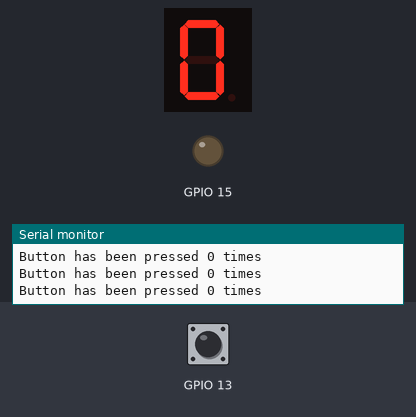
Bench run of a sketch on a simulated ESP32. Shown: 1-digit seven-segment display, output pins drawn as LEDs (lit = HIGH), the last lines printed to the serial monitor. Wiring (inferred from the names in the program): 1-digit 7-segment display, segments lit when HIGH: segments GPIO 22, GPIO 21, GPIO 2, GPIO 4, GPIO 5, GPIO 19, GPIO 18. Inputs (shaded band) come from the test bench; at power-on: GPIO 13 HIGH. The segment pins are drawn as the display they are named for; pins used as bus, display or sensor lines are not drawn.

Above: at 1.2 s.
1.3 s: GPIO 13 pulled LOW for 0.15 s
At 1.8 s:
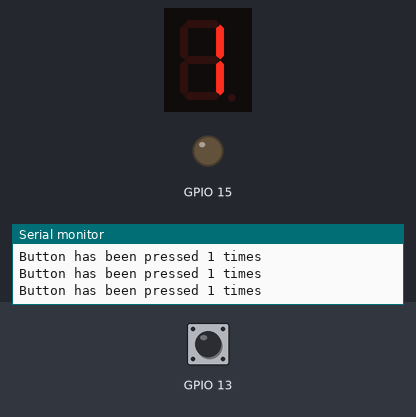
2.9 s: GPIO 13 pulled LOW for 1 s
At 3.7 s:
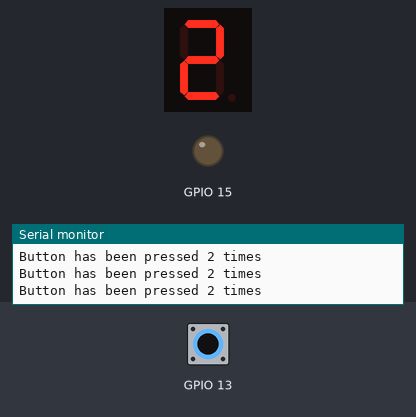
5.4 s: GPIO 13 pulled LOW for 0.15 s
At 6.2 s:
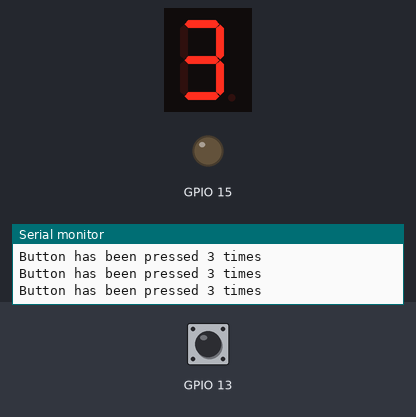
7.0 s: GPIO 13 pulled LOW for 1 s
At 8.6 s:
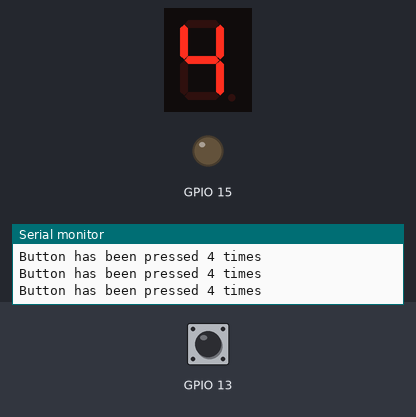
Timing chart, 0 to 10.1 s (numbered marks = the images above; inputs shaded):
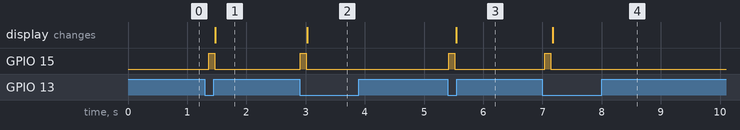

The sketch:

push_btn.ino
```cpp
//PUSH BUTTON
int a=22;
int b=21;
int c=2;
int d=4;
int e=5;
int f=19;
int g=18;

struct Button {
    const uint8_t PIN;
    uint32_t numberKeyPresses;
    bool pressed;
};

Button button1 = {13, 0, false};

//variables to keep track of the timing of recent interrupts
unsigned long button_time = 0;
unsigned long last_button_time = 0;

void IRAM_ATTR isr() {
  button_time = millis();
  if (button_time - last_button_time > 250){
    button1.numberKeyPresses++;
    button1.pressed = true;
    last_button_time = button_time;
  }
}

void setup() {
  Serial.begin(115200);
  pinMode(button1.PIN, INPUT_PULLUP);
  pinMode(15, OUTPUT);
  attachInterrupt(button1.PIN, isr, FALLING);
  pinMode(a, OUTPUT);
  pinMode(b, OUTPUT);
  pinMode(c, OUTPUT);
  pinMode(d, OUTPUT);
  pinMode(e, OUTPUT);
  pinMode(f, OUTPUT);
  pinMode(g, OUTPUT);
}

void loop() {
  if (button1.pressed) {
      digitalWrite(15, HIGH);
      Serial.printf("Button has been pressed %u times\n", button1.numberKeyPresses);
      delay(100);
      digitalWrite(15, LOW);
      button1.pressed = false;
  }
  Serial.printf("Button has been pressed %u times\n", button1.numberKeyPresses);
  if (button1.numberKeyPresses == 0){
      // for 0
    digitalWrite(a,1);
    digitalWrite(b,1);
    digitalWrite(c,1);
    digitalWrite(d,1);
    digitalWrite(e,1);
    digitalWrite(f,1);
    digitalWrite(g,0);
  }

  delay(8);

  if(button1.numberKeyPresses == 1){

    digitalWrite(a,0);
    digitalWrite(b,1);
    digitalWrite(c,1);
    digitalWrite(d,0);
    digitalWrite(e,0);
    digitalWrite(f,0);
    digitalWrite(g,0);
  }

 delay(8);

 if(button1.numberKeyPresses == 2){

    digitalWrite(a,1);
    digitalWrite(b,1);
    digitalWrite(c,0);
    digitalWrite(d,1);
    digitalWrite(e,1);
    digitalWrite(f,0);
    digitalWrite(g,1);
  }

 delay(8);

 if(button1.numberKeyPresses == 3){

    digitalWrite(a,1);
    digitalWrite(b,1);
    digitalWrite(c,1);
    digitalWrite(d,1);
    digitalWrite(e,0);
    digitalWrite(f,0);
    digitalWrite(g,1);
  }

 delay(8);

 if(button1.numberKeyPresses == 4){

    digitalWrite(a,0);
    digitalWrite(b,1);
    digitalWrite(c,1);
    digitalWrite(d,0);
    digitalWrite(e,0);
    digitalWrite(f,1);
    digitalWrite(g,1);
  }

 delay(8);

 if(button1.numberKeyPresses == 5){

    digitalWrite(a,1);
    digitalWrite(b,0);
    digitalWrite(c,1);
    digitalWrite(d,1);
    digitalWrite(e,0);
    digitalWrite(f,1);
    digitalWrite(g,1);
  }

 delay(8);

 if(button1.numberKeyPresses == 6){

    digitalWrite(a,1);
    digitalWrite(b,0);
    digitalWrite(c,1);
    digitalWrite(d,1);
    digitalWrite(e,1);
    digitalWrite(f,1);
    digitalWrite(g,1);
  }

 delay(8);

 if(button1.numberKeyPresses == 7){

    digitalWrite(a,1);
    digitalWrite(b,1);
    digitalWrite(c,1);
    digitalWrite(d,0);
    digitalWrite(e,0);
    digitalWrite(f,0);
    digitalWrite(g,0);
  }

 delay(8);

 if(button1.numberKeyPresses == 8){

    digitalWrite(a,1);
    digitalWrite(b,1);
    digitalWrite(c,1);
    digitalWrite(d,1);
    digitalWrite(e,1);
    digitalWrite(f,1);
    digitalWrite(g,1);
  }

 delay(8);

 if(button1.numberKeyPresses == 9){

    digitalWrite(a,1);
    digitalWrite(b,1);
    digitalWrite(c,1);
    digitalWrite(d,1);
    digitalWrite(e,0);
    digitalWrite(f,1);
    digitalWrite(g,1);
  }

 delay(8);

  if(button1.numberKeyPresses > 9){
    button1.numberKeyPresses = 0;
  }


}
```

Measured:
- after the input at 1.3 s, GPIO 15: LOW → HIGH after 0.06 s, → LOW 0.10 s later; the display: changes after 0.17 s (image 1)
- after the input at 2.9 s, GPIO 15: LOW → HIGH at once, → LOW 0.10 s later; the display: changes after 0.13 s (image 2)
- after the input at 5.4 s, GPIO 15: LOW → HIGH at once, → LOW 0.10 s later; the display: changes after 0.14 s (image 3)
- after the input at 7.0 s, GPIO 15: LOW → HIGH at once, → LOW 0.10 s later; the display: changes after 0.17 s (image 4)
